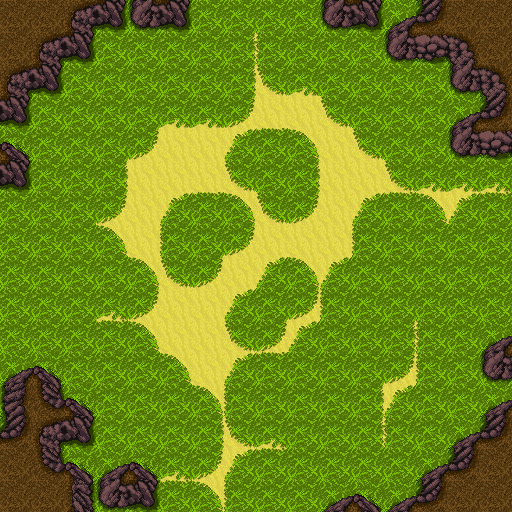

A 2D game scene composited from a Tiled map and its tileset images. What follows is a short description and the map's XML, with each tile layer's data collapsed to a summary:
An orthogonal 16x16 tile map with 32x32 px tiles, 2 tile layers (terrain, collision).

<map version="1.0" orientation="orthogonal" width="16" height="16" tilewidth="32" tileheight="32">
 <tileset firstgid="1" name="Tileset" tilewidth="32" tileheight="32">
  <image source="Tileset.png" trans="ff00ff" width="256" height="256" />
  <terraintypes>
   <terrain name="cliff" tile="-1" />
   <terrain name="grassa" tile="-1" />
  </terraintypes>
  <tile id="0" terrain=",,,0" />
  <tile id="1" terrain=",,0,0" />
  <tile id="2" terrain=",,0," />
  <tile id="3" terrain=",,,1" />
  <tile id="4" terrain=",,1,1" />
  <tile id="5" terrain=",,1," />
  <tile id="8" terrain=",0,,0" />
  <tile id="9" terrain="0,0,0,0" />
  <tile id="10" terrain="0,,0," />
  <tile id="11" terrain=",1,,1" />
  <tile id="12" terrain="1,1,1,1" />
  <tile id="13" terrain="1,,1," />
  <tile id="16" terrain=",0,," />
  <tile id="17" terrain="0,0,," />
  <tile id="18" terrain="0,,," />
  <tile id="19" terrain=",1,," />
  <tile id="20" terrain="1,1,," />
  <tile id="21" terrain="1,,," />
  <tile id="24" terrain="0,0,0," />
  <tile id="25" terrain="0,0,,0" />
  <tile id="32" terrain="0,,0,0" />
  <tile id="33" terrain=",0,0,0" />
 </tileset>
 <layer name="terrain" width="16" height="16">
  <data>[256 cells, 256 non-empty, 22 distinct tile ids]</data>
 </layer>
 <layer name="collision" width="16" height="16" opacity="0.51">
  <data>[256 cells, 62 non-empty, 1 distinct tile ids]</data>
 </layer>
</map>